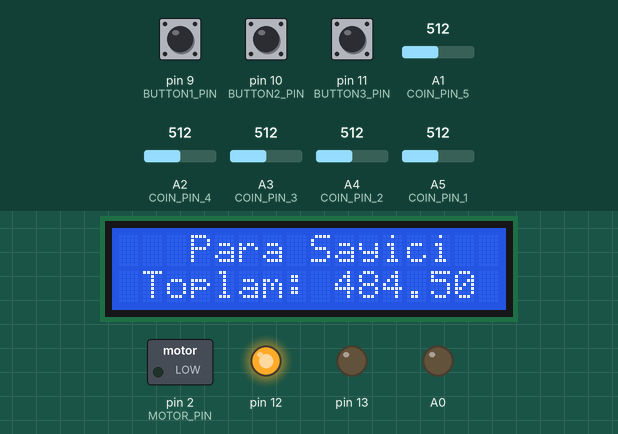
Recording of a sketch running on a simulated Arduino Uno, built with avr-gcc and run on an emulated ATmega328P. Parts: 16×2 character LCD, switched loads named in the sketch (green lamp = pin HIGH), output pins drawn as LEDs (lit = HIGH). The inputs (shaded band) are chosen by the test bench; at power-on: A1 (COIN_PIN_5) = 512, pin 11 (BUTTON3_PIN) LOW, pin 9 (BUTTON1_PIN) LOW, pin 10 (BUTTON2_PIN) LOW, A2 (COIN_PIN_4) = 512, A3 (COIN_PIN_3) = 512, A4 (COIN_PIN_2) = 512, A5 (COIN_PIN_1) = 512. EEPROM starts erased.

Above: at 1.2 s.
1.3 s: A1 (COIN_PIN_5) set to 109
2.8 s: A1 (COIN_PIN_5) set to 92
At 5.7 s:
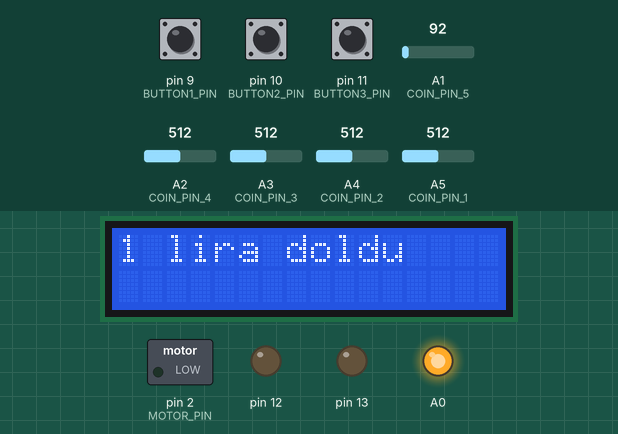
5.8 s: pin 11 (BUTTON3_PIN) pulled HIGH for 1 s
At 6.3 s:
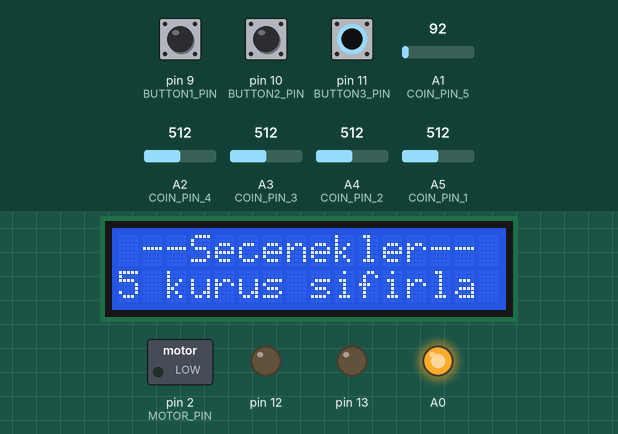
8.3 s: pin 9 (BUTTON1_PIN) pulled HIGH for 1 s
At 10.4 s:
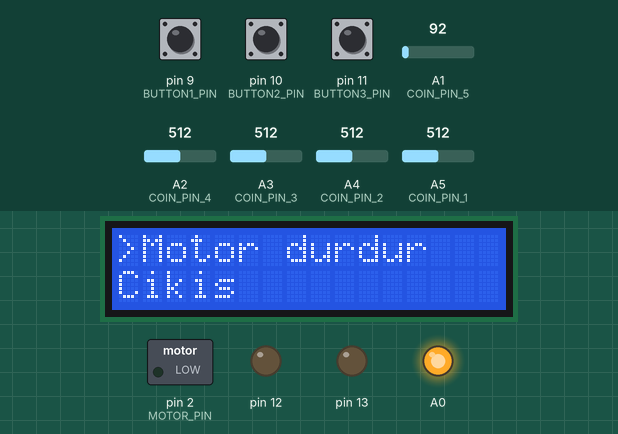
10.8 s: pin 9 (BUTTON1_PIN) pulled HIGH for 0.15 s
At 11.2 s:
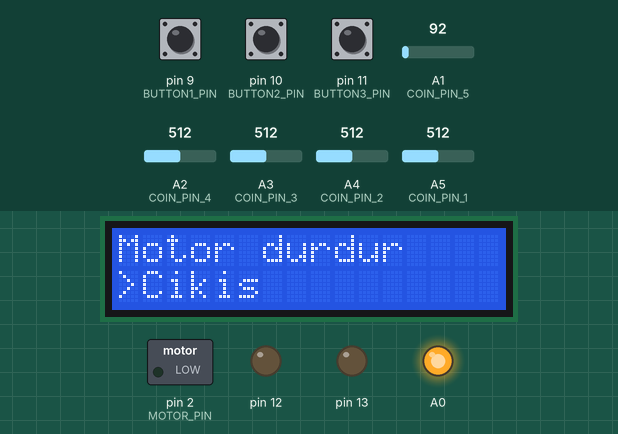
12.4 s: pin 9 (BUTTON1_PIN) pulled HIGH for 0.15 s
At 13.4 s:
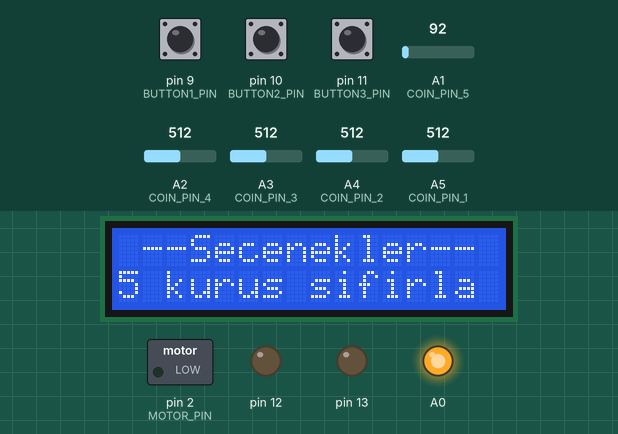
Timing chart, 0 to 15.4 s (numbered marks = the images above; inputs shaded):
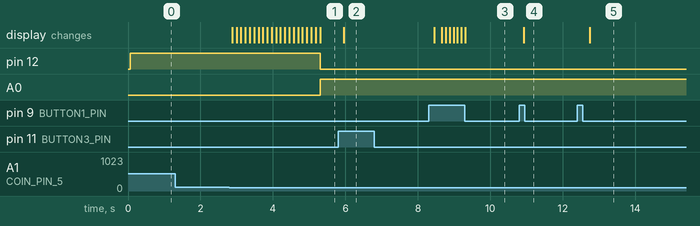

The sketch:

coinsorter.ino
```cpp
#include "Coin.h"
#include "Button.h"
#include "Led.h"
#include "Motor.h"
#include <EEPROM.h>
#include <LiquidCrystal.h>
#include <String.h>

#define COIN_PIN_1 A5
#define COIN_PIN_2 A4
#define COIN_PIN_3 A3
#define COIN_PIN_4 A2
#define COIN_PIN_5 A1
#define BUTTON1_PIN 9
#define BUTTON2_PIN 10
#define BUTTON3_PIN 11
#define GREEN_LED 12
#define YELLOW_LED 13
#define RED_LED A0
#define MOTOR_PIN 2

LiquidCrystal lcd(3, 4, 5, 6, 7, 8);

Coin coin1(COIN_PIN_1);
Coin coin2(COIN_PIN_2);
Coin coin3(COIN_PIN_3);
Coin coin4(COIN_PIN_4);
Coin coin5(COIN_PIN_5);

Button button1(BUTTON1_PIN);
Button button2(BUTTON2_PIN);
Button button3(BUTTON3_PIN);

Led greenLed(GREEN_LED);
Led yellowLed(YELLOW_LED);
Led redLed(RED_LED);

Motor motor(MOTOR_PIN);

int besKurus = 0;
int onKurus = 0;
int yirmiBesKurus = 0;
int elliKurus = 0;
int birLira = 0;
int n = 0;
int addr = 0;
String menuItem[9] = {
  "5 kurus sifirla",
  "10kurus sifirla",
  "25kurus sifirla",
  "50kurus sifirla",
  "1 lira sifirla",
  "Hepsini sifirla",
  "Motor baslat",
  "Motor durdur",
  "Cikis"
};

void setup() {
  Serial.begin(9600);
  lcd.begin(16, 2);
  greenLed.on();
  motor.stopMotor();
}

void loop() {
  int besKurusVal = coin1.readValue();
  int onKurusVal = coin2.readValue();
  int yirmiBesKurusVal = coin3.readValue();
  int elliKurusVal = coin4.readValue();
  int birLiraVal = coin5.readValue();

  if (button1.isPressed()){
    n++;
  }

  if (button2.isPressed()){
    n--;
  }

  if (button3.isPressed()) {
    menu();
  }

  n = (n == 6) ? 0 : n;
  n = (n == -1) ? 5 : n;

  besKurus = (besKurusVal < 100) ? besKurus + 1 : EEPROM.read(0);
  onKurus = (onKurusVal < 100) ? onKurus + 1 : EEPROM.read(1);
  yirmiBesKurus = (yirmiBesKurusVal < 100) ? yirmiBesKurus + 1 : EEPROM.read(2);
  elliKurus = (elliKurusVal < 100) ? elliKurus + 1 : EEPROM.read(3);
  birLira = (birLiraVal < 100) ? birLira + 1 : EEPROM.read(4);

  int myVals[5] = {besKurus, onKurus, yirmiBesKurus, elliKurus, birLira};
  for (addr; addr < 5; addr++) {
    EEPROM.write(addr, myVals[addr]);
  }

  addr = 0;

  switch (n) {
    case 1:
      updateDisplay(EEPROM.read(0), 5);
      break;
    case 2:
      updateDisplay(EEPROM.read(1), 10);
      break;
    case 3:
      updateDisplay(EEPROM.read(2), 25);
      break;
    case 4:
      updateDisplay(EEPROM.read(3), 50);
      break;
    case 5:
      updateDisplay(EEPROM.read(4), 1);
      break;
    default:
      double toplam = besKurus * (5 / 100.00) + onKurus * (10 / 100.00) + yirmiBesKurus * (25 / 100.00) + elliKurus * (50 / 100.00) + birLira;
      displayMenu("   Para Sayici", " Toplam: " + String(toplam) + " TL");
      break;
  }

  fullnessStates();

  delay(100);
}

void menu() {
  int m = 0;
  int y = 0;
  while (m != -2) {
    if (button1.isPressed()) {
      y++;
    }

    if (button2.isPressed()) {
      y--;
    }

    if (y == 0) {
      displayMenu(" --Secenekler--", menuItem[0]);
    }

    if (y == 1) {
      displayMenu(String(">") + menuItem[0], menuItem[1]);
      if (button3.isPressed()) {
        EEPROM.write(0, 0);
        redLed.off();
        displayMenu("     5kurus", " sifirlaniyor..");
        yellowLed.blinkLed();
        displayMenu("     5kurus", "   sifirlandi");
        delay(2000);
        yellowLed.off();
        greenLed.on();
        motor.startMotor();
      }
    }

    if (y == 2) {
      displayMenu(String(">") + menuItem[1], menuItem[2]);
      if (button3.isPressed()) {
        EEPROM.write(1, 0);
        redLed.off();
        displayMenu("     10kurus", " sifirlaniyor..");
        yellowLed.blinkLed();
        displayMenu("     10kurus", "   sifirlandi");
        delay(2000);
        yellowLed.off();
        greenLed.on();
        motor.startMotor();
      }
    }

    if (y == 3) {
      displayMenu(String(">") + menuItem[2], menuItem[3]);
      if (button3.isPressed()) {
        EEPROM.write(2, 0);
        redLed.off();
        displayMenu("     25kurus", " sifirlaniyor..");
        yellowLed.blinkLed();
        displayMenu("     25kurus", "   sifirlandi");
        delay(2000);
        yellowLed.off();
        greenLed.on();
        motor.startMotor();
      }
    }

    if (y == 4) {
      displayMenu(String(">") + menuItem[3], menuItem[4]);
      if (button3.isPressed()) {
        EEPROM.write(3, 0);
        redLed.off();
        displayMenu("     50kurus", " sifirlaniyor..");
        yellowLed.blinkLed();
        displayMenu("     50kurus", "   sifirlandi");
        delay(2000);
        yellowLed.off();
        greenLed.on();
        motor.startMotor();
      }
    }

    if (y == 5) {
      displayMenu(String(">") + menuItem[4], menuItem[5]);
      if (button3.isPressed()) {
        EEPROM.write(4, 0);
        redLed.off();
        displayMenu("     1 lira", " sifirlaniyor..");
        yellowLed.blinkLed();
        displayMenu("     1 lira", "   sifirlandi");
        delay(2000);
        yellowLed.off();
        greenLed.on();
        motor.startMotor();
      }
    }

    if (y == 6) {
      displayMenu(String(">") + menuItem[5], menuItem[6]);
      if (button3.isPressed()) {
        for (int x = 0; x < 5; x++) {
          EEPROM.write(x, 0);
        }
        redLed.off();
        displayMenu("  Tum paralar", " sifirlaniyor..");
        yellowLed.blinkLed();
        displayMenu("  Tum paralar", "   sifirlandi");
        delay(1000);
        yellowLed.off();
        greenLed.on();
        motor.startMotor();
      }
    }

    if (y == 7) {
      displayMenu(String(">") + menuItem[6], menuItem[7]);
      if (button3.isPressed()) {
         motor.startMotor();
      }
    }

    if (y == 8) {
      displayMenu(String(">") + menuItem[7], menuItem[8]);
      if (button3.isPressed()) {
         motor.stopMotor();
      }
    }

    if (y == 9) {
      displayMenu(menuItem[7], String(">") + menuItem[8]);
      if (button3.isPressed()) {
        m = -2;
      }
    }

     y = (y == 10) ? 0 : y;
     y = (y == -1) ? 0 : y;
     delay(100);
  }
}

void fullnessStates() {
  int q = 0;
  int states[5] = {0, 0, 0, 0, 0};
  int coins[5] = {5, 10, 25, 50, 1};
  int fullStates[5] = {};
  int arraySum = 0;

  if (EEPROM.read(0) == 20) {
    states[0] = 1;
    motor.stopMotor();
  }

  if (EEPROM.read(1) == 20) {
    states[1] = 1;
    motor.stopMotor();
  }

  if (EEPROM.read(2) == 20) {
    states[2] = 1;
    motor.stopMotor();
  }

  if (EEPROM.read(3) == 20) {
    states[3] = 1;
    motor.stopMotor();
  }

  if (EEPROM.read(4) == 20) {
    states[4] = 1;
    motor.stopMotor();
  }

  for (int i = 0; i < 5; i++) {
    if (states[i] == 1) {
      fullStates[i] = coins[i];
    }
  }

  for (int i = 0; i < 5; i++) {
    arraySum += fullStates[i];
  }

  if (arraySum != 0) {
    lcd.clear();
    for (int i = 0; i < 5; i++) {
      if(fullStates[i] != 0) {
          lcd.setCursor(0, 0);
          if (i == 4) {
            lcd.print(fullStates[i] + String(" lira doldu"));
          } else {
            lcd.print(fullStates[i] + String(" kurus doldu"));
          }
          greenLed.off();
          redLed.on();
          while (q != -1) {
            if (button3.isPressed()) {
              n = 0;
              q = -1;
            }
          }
      }
    }
  }
}

void updateDisplay(int val, int type) {
  if (type == 1) {
    displayMenu(String(type) + " lira: " + val, "Toplam: " + String(val) + " TL");
  } else {
    double sum = val * (type / 100.00);
    displayMenu(String(type) + " kurus: " + val, "Toplam: " + String(sum) + " TL");
  }
}

void displayMenu(String text1, String text2) {
  lcd.clear();
  lcd.setCursor(0, 0);
  lcd.print(text1);
  lcd.setCursor(0, 1);
  lcd.print(text2);
}
```

Button.cpp
```cpp
#include "Button.h"

Button::Button(byte pin) {
  this->pin = pin;
  init();
}

void Button::init() {
  pinMode(pin, INPUT);
}

bool Button::update() {
  if(debounceButton(buttonState) == HIGH && buttonState == LOW){
    buttonState = HIGH;
  } else if(debounceButton(buttonState) == LOW && buttonState == HIGH){
    buttonState = LOW;
  }

  return buttonState;
}

bool Button::debounceButton(bool state) {
  bool stateNow = digitalRead(pin);
  if(state!=stateNow) {
    delay(50);
    stateNow = digitalRead(pin);
  }

  return stateNow;
}

bool Button::isPressed() {
  return update();
}
```

Button.h
```cpp
#include <Arduino.h>

class Button {
  private:
    byte pin;
    bool buttonState = LOW;
  public:
    Button(byte pin);
    void init();
    bool update();
    bool debounceButton(bool state);
    bool isPressed();
};
```

Coin.cpp
```cpp
#include "Coin.h"

Coin::Coin(byte pin) {
  this->pin = pin;
  init();
}

void Coin::init() {
  pinMode(pin, INPUT);
}

int Coin::readValue() {
  return analogRead(pin);
}
```

Coin.h
```cpp
#include <Arduino.h>

class Coin {
  private:
    byte pin;
  public:
    Coin(byte pin);
    void init();
    int readValue();
};
```

Led.cpp
```cpp
#include "Led.h"

Led::Led(byte pin) {
  this->pin = pin;
  init();
}

void Led::init() {
  pinMode(pin, OUTPUT);
  off();
}

void Led::on() {
  digitalWrite(pin, HIGH);
}

void Led::off() {
  digitalWrite(pin, LOW);
}

void Led::blinkLed() {
  int val = 0;
  while (val < 5) {
    digitalWrite(pin, HIGH);   // turn the LED on (HIGH is the voltage level)
    delay(300);                       // wait for a second
    digitalWrite(pin, LOW);    // turn the LED off by making the voltage LOW
    delay(300);
    val++;
  }
}
```

Led.h
```cpp
#include <Arduino.h>

class Led {
  private:
    byte pin;

  public:
    Led(byte pin);
    void init();
    void on();
    void off();
    void blinkLed();
};
```

Motor.cpp
```cpp
#include "Motor.h"

Motor::Motor(byte pin) {
  this->pin = pin;
  init();
}

void Motor::init() {
  pinMode(pin, OUTPUT);
}

void Motor::startMotor() {
  digitalWrite(pin, HIGH);
}

void Motor::stopMotor() {
  digitalWrite(pin, LOW);
}
```

Motor.h
```cpp
#include <Arduino.h>

class Motor {
  private:
    byte pin;

  public:
    Motor(byte pin);
    void init();
    void startMotor();
    void stopMotor();
};
```

Measured:
- the behaviour switches between 100 and 99 on A1 (COIN_PIN_5) (found by bisection; images 0 and 1)
- after the input at 1.3 s, every drawn part: stays the same
- after the input at 2.8 s, pin 12: HIGH → LOW after 2.5 s; A0: LOW → HIGH after 2.5 s; the display: first changes after 0.07 s (image 1 shows a later state)
- after the input at 5.8 s, the display: changes after 0.16 s (image 2)
- after the input at 8.3 s, the display: first changes after 0.16 s (image 3 shows a later state)
- after the input at 10.8 s, the display: changes after 0.12 s (image 4)
- after the input at 12.4 s, the display: changes after 0.34 s (image 5)
